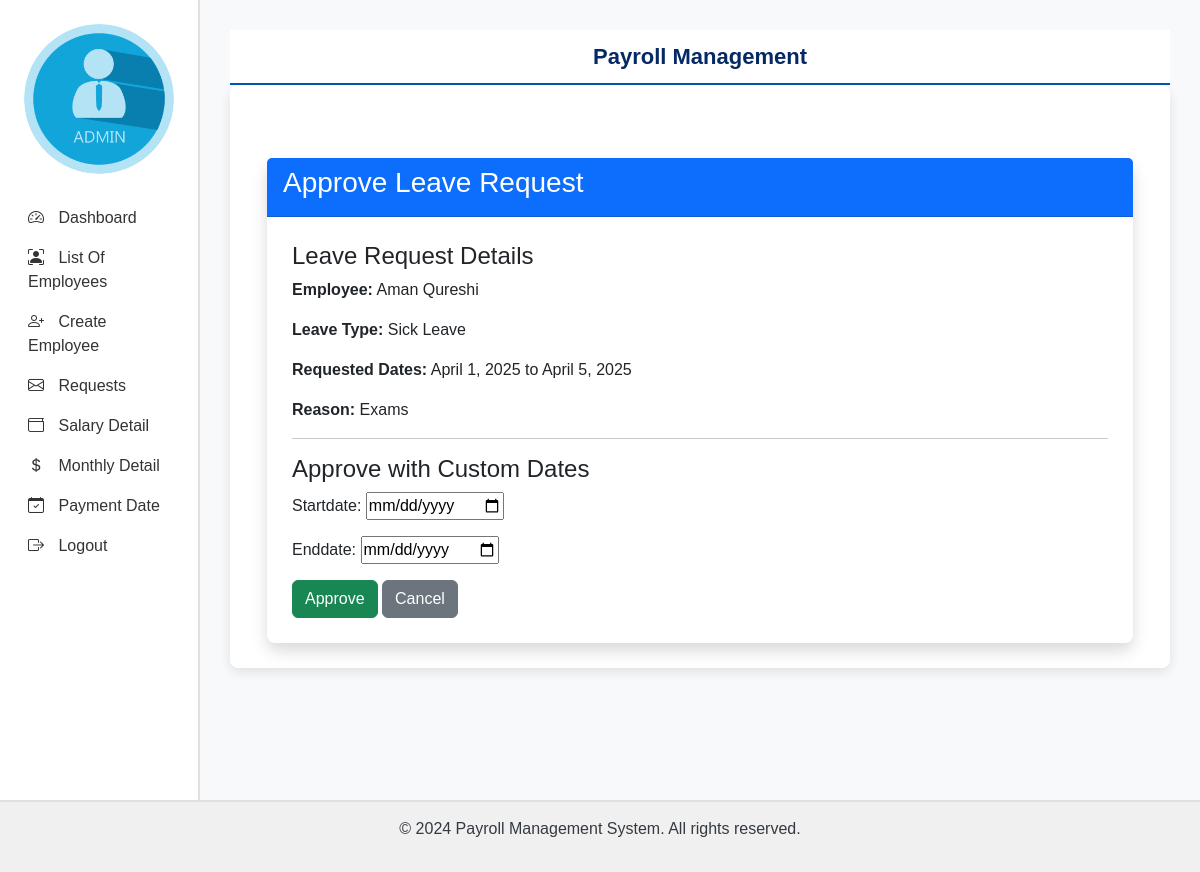
/approve_leave/1/ (signed in), run on the app's committed database.
### employee/models.py (models this page shows, shortened)
class Leave(models.Model):
    leaveId = models.AutoField(primary_key=True)
    employee = models.ForeignKey('EmployeeDetail', on_delete=models.CASCADE)
    leaveType = models.CharField(max_length=50)
    requestedStartDate = models.DateField()
    requestedEndDate = models.DateField()
    startDate = models.DateField(null=True, blank=True)
    endDate = models.DateField(null=True, blank=True)
    daysRequested = models.PositiveIntegerField()
    daysApproved = models.PositiveIntegerField()
    status = models.CharField(
        max_length=20,
        choices=[('Approved', 'Approved'), ('Pending', 'Pending'), ('Rejected', 'Rejected')],
        default='Pending'
    )
    reason = models.TextField(null=True, blank=True)

class EmployeeDetail(models.Model):
    employee_id = models.AutoField(primary_key=True)  # Auto-incrementing ID (renamed to employee_id for consistency)
    user = models.OneToOneField(User, on_delete=models.CASCADE)  # One-to-one relationship with User model
    emp_code = models.CharField(max_length=50)  # Employee code
    emp_dept = models.CharField(max_length=50, null=True)  # Employee department
    designation = models.CharField(max_length=50, null=True)  # Job title or designation
    contact = models.CharField(max_length=50, null=True)  # Contact number
    gender = models.CharField(max_length=50, null=True)  # Gender
    joining_date = models.DateField(null=True)  # Date of joining the company

### employee/views.py (the view)
# urls.py: path('approve_leave/<int:leaveId>/', approve_leave, name='approve_leave'),
@login_required
def approve_leave(request, leaveId):
    if not request.user.is_staff:
        return redirect('admin_login')  # Redirect if user is not admin
    leave = get_object_or_404(Leave, leaveId=leaveId)
    if request.method == 'POST':
        form = ApproveLeaveForm(request.POST, instance=leave)
        if form.is_valid():
            leave = form.save(commit=False)
            leave.status = 'Approved'
            leave.daysApproved = (leave.endDate - leave.startDate).days + 1
            leave.save()
            messages.success(request, f"Leave request for {leave.employee.user.first_name} has been approved with custom dates.")
            return redirect('leave_requests')
    else:
        form = ApproveLeaveForm(instance=leave)
    return render(request, 'approve_leave.html', {'form': form, 'leave': leave})

### employee/form.py
class ApproveLeaveForm(forms.ModelForm):
    startDate = forms.DateField(widget=forms.DateInput(attrs={'type': 'date'}), required=True)
    endDate = forms.DateField(widget=forms.DateInput(attrs={'type': 'date'}), required=True)
    class Meta:
        model = Leave
        fields = ['startDate', 'endDate']

### employee/templates/approve_leave.html (shortened to what this page needs)
{% extends 'admin_base.html' %}
{% block main %}
<div class="container mt-5">
    <div class="card shadow">
        <div class="card-header bg-primary text-white">
            <h3>Approve Leave Request</h3>
        </div>
        <div class="card-body">
            <h4>Leave Request Details</h4>
            <p><strong>Employee:</strong> {{ leave.employee.user.first_name }} {{ leave.employee.user.last_name }}</p>
            <p><strong>Leave Type:</strong> {{ leave.leaveType }}</p>
            <p><strong>Requested Dates:</strong> {{ leave.requestedStartDate }} to {{ leave.requestedEndDate }}</p>
            <p><strong>Reason:</strong> {{ leave.reason }}</p>
            <hr>
            <h4>Approve with Custom Dates</h4>
            <form method="post">
                {{ form.as_p }}
                <button type="submit" class="btn btn-success">Approve</button>
                <a href="{% url 'leave_requests' %}" class="btn btn-secondary">Cancel</a>
            </form>
        </div>
    </div>
</div>
{% endblock %}

### employee/templates/admin_base.html (style rules this page uses)
body { font-family: Arial, sans-serif; background-color: #f8f9fa; color: #343a40; }
.card { border-radius: 10px; border: none; box-shadow: 0 4px 12px rgba(0, 0, 0, 0.1); }
.card-body { background-color: white; padding: 25px; border-radius: 8px; }

### data on the page
Leave: employee.user.first_name "Aman", employee.user.last_name "Qureshi", leaveType "Sick Leave", requestedStartDate "April 1, 2025", requestedEndDate "April 5, 2025", reason "Exams"
